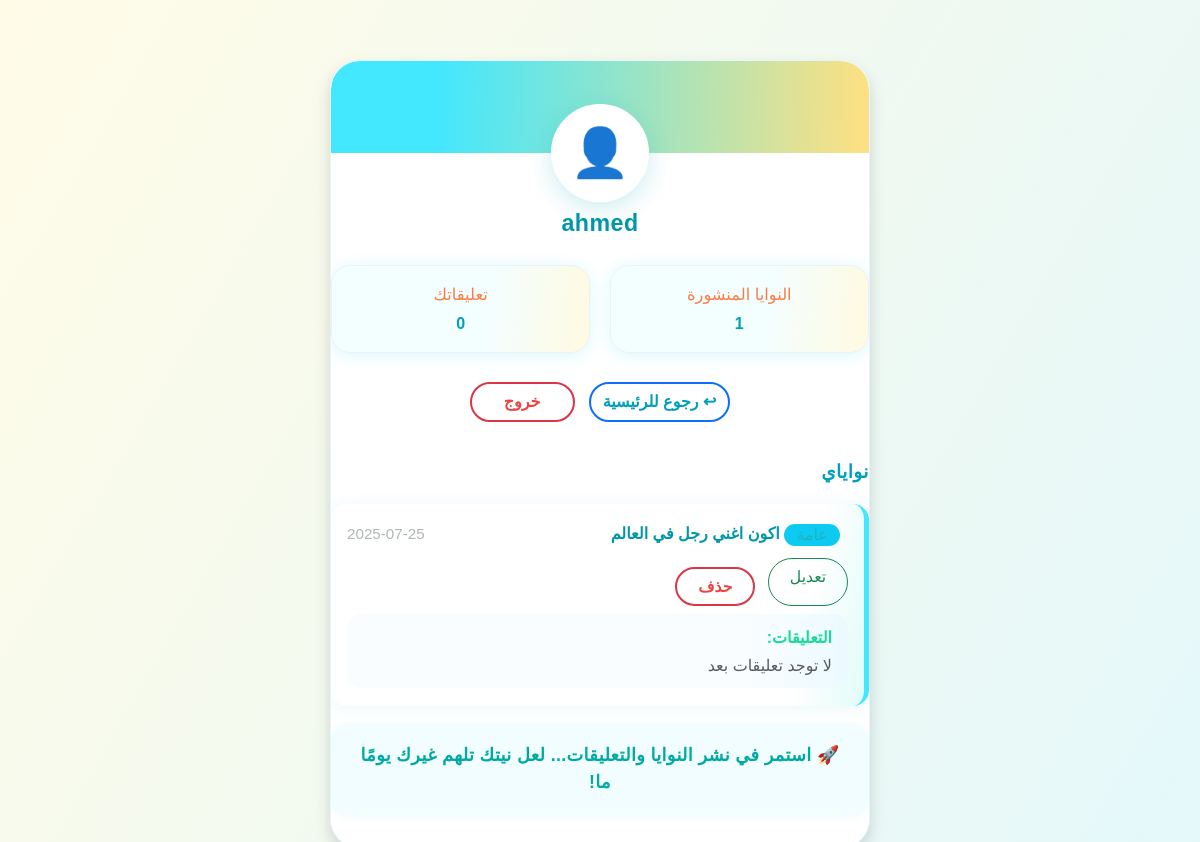
Screenshot of /profile (signed in) with the database file from the repository.
### tables this page shows
CREATE TABLE users (id INTEGER PRIMARY KEY AUTOINCREMENT, username TEXT, password TEXT);

CREATE TABLE intentions (id INTEGER PRIMARY KEY AUTOINCREMENT, user_id INTEGER, text TEXT, created_at DATE, is_public INTEGER);

### app.py (the view)
@app.route('/profile')
def profile():
    if 'user_id' not in session:
        return redirect('/login')
    con = sqlite3.connect('niya.db')
    cur = con.cursor()
    cur.execute('SELECT username FROM users WHERE id=?', (session['user_id'],))
    username = cur.fetchone()[0]
    cur.execute('SELECT COUNT(*) FROM intentions WHERE user_id=?', (session['user_id'],))
    intentions_count = cur.fetchone()[0]
    cur.execute('SELECT COUNT(*) FROM comments WHERE user_id=?', (session['user_id'],))
    comments_count = cur.fetchone()[0]
    cur.execute('SELECT id, text, created_at, is_public FROM intentions WHERE user_id=? ORDER BY created_at DESC', (session['user_id'],))
    my_intentions = cur.fetchall()
    comments_for_my_intentions = {}
    for i in my_intentions:
        cur.execute('''
            SELECT comments.text, comments.created_at
            FROM comments
            WHERE comments.intention_id = ?
            ORDER BY comments.created_at ASC
        ''', (i[0],))
        comments_for_my_intentions[i[0]] = cur.fetchall()
    con.close()
    return render_template(
        'profile.html',
        username=username,
        intentions_count=intentions_count,
        comments_count=comments_count,
        my_intentions=my_intentions,
        comments_for_my_intentions=comments_for_my_intentions
    )

### templates/profile.html (shortened to what this page needs)
<!DOCTYPE html>
<html lang="ar" dir="rtl">
<head>
  <link rel="stylesheet" href="https://cdn.jsdelivr.net/npm/bootstrap@5.3.3/dist/css/bootstrap.rtl.min.css">
</head>
<body>
<div class="profile-container shadow">
  <div class="profile-pic">
    <span>👤</span>
  </div>
  <h2>{{ username }}</h2>
  <div class="stat-row">
    <div class="stat-box">
      <span>النوايا المنشورة</span>
      {{ intentions_count }}
    </div>
    <div class="stat-box">
      <span>تعليقاتك</span>
      {{ comments_count }}
    </div>
  </div>
  <div>
    <a href="/" class="btn btn-outline-primary">↩ رجوع للرئيسية</a>
    <a href="/logout" class="btn btn-outline-danger">خروج</a>
  </div>
  <div class="my-intentions-title">نواياي</div>
  <div class="my-intentions-list">
    {% if my_intentions %}
      {% for i in my_intentions %}
        <div class="intention-card">
          <div class="d-flex justify-content-between align-items-center flex-wrap">
            <div style="color:#0197a8;font-weight:600;">
              <span class="intention-badge badge {% if i[3] %}bg-info{% else %}bg-secondary{% endif %}">
              </span>
              {{ i[1] }}
            </div>
            <span class="intention-meta">{{ i[2] }}</span>
          </div>
          <div class="intention-actions">
            <a href="/edit/{{ i[0] }}" class="btn btn-outline-success btn-sm">تعديل</a>
            <a href="/delete/{{ i[0] }}" class="btn btn-outline-danger btn-sm"
               onclick="return confirm('هل أنت متأكد أنك تريد حذف هذه النية؟');">حذف</a>
          </div>
          <div class="comments-box mt-2">
            <div style="font-weight:600;color:#19db99;margin-bottom:.3em;">التعليقات:</div>
            {% if comments_for_my_intentions[i[0]] %}
              {% for c in comments_for_my_intentions[i[0]] %}
                <div class="comment-box">
                  <span><span class="comment-author">مجهول:</span> {{ c[0] }}</span>
                  <span class="text-secondary small float-start">{{ c[1] }}</span>
                </div>
              {% endfor %}
            {% else %}
              <div class="text-muted" style="color:#bbb;">لا توجد تعليقات بعد</div>
            {% endif %}
          </div>
        </div>
      {% endfor %}
    {% else %}
      <div class="alert alert-info">لم تنشر أي نية بعد.</div>
    {% endif %}
  </div>
  <div class="profile-note mt-3">
    🚀 <b>استمر في نشر النوايا والتعليقات... لعل نيتك تلهم غيرك يومًا ما!</b>
  </div>
</div>
</body>
</html>

### templates/profile.html (style rules this page uses)
body { background: linear-gradient(120deg, #fffbe7 0%, #e4f8fa 100%); min-height: 100vh; color: #22585c; font-family: 'Tajawal', Arial, sans-serif; }
.profile-container { max-width: 540px; margin: 60px auto 32px auto; background: rgba(255,255,255,0.99); border-radius: 1.8em; box-shadow: 0 10px 46px 0 #c1f7fd35, 0 2px 8px #bcefff33; padding: 0 0 2em 0; border: 1.4px solid #e3f6ff; text-align: center; position: relative; overflow: hidden; }
.profile-pic { width: 98px; height: 98px; border-radius: 50%; background: #fff; display: flex; align-items: center; justify-content: center; font-size: 3em; color: #19db99; margin: -49px auto 8px auto; box-shadow: 0 6px 26px #009fbb33; border: 5px solid #fff; position: relative; z-index: 1; animation: profile-pop 1.2s cubic-bezier(.41,2.08,.67,.93); }
h2 { color: #0197a8; font-weight: bold; margin-bottom: 0.5em; letter-spacing: .5px; font-size: 1.45em; margin-top: 6px; text-shadow:0 1px 9px #eeffef1a; }
.stat-row { display: flex; justify-content: center; gap: 1.2em; margin: 1.7em 0 1.2em 0; }
.stat-box { flex: 1 1 0px; background: linear-gradient(97deg, #f3feff 60%, #fffae1 100%); border-radius: 1.2em; padding: 1em 0.2em; box-shadow: 0 2px 16px #8eeaf755; color: #009fbb; font-weight: 600; min-width: 108px; border:1px solid #e9f3f7; }
.stat-box span { display: block; color: #fc7c46; font-size: 1.02em; margin-bottom: 0.32em; font-weight: 400; }
.btn-outline-danger, .btn-outline-primary { border-radius: 2em; min-width: 105px; font-weight: 600; margin: 0.6em 0.3em 0 0.3em; border-width:2px; }
.btn-outline-danger { color:#ef4343; }
.btn-outline-primary { color:#009fbb; }
.profile-note { font-size: 1.11em; color: #00a9a3; background: #f2fdff; border-radius: 1em; margin-top: 2em; padding: 1.07em; box-shadow: 0 2px 8px #a7f0fc2e; letter-spacing:.02em; font-weight: 600; }
.my-intentions-title { color:#009fbb; margin: 2em 0 1em 0; font-size:1.15em; font-weight:700; letter-spacing:0.5px; text-align:right; }
.my-intentions-list { text-align: right; }
.intention-card { background: linear-gradient(100deg, #fff 87%, #e2fcf8 100%); border-radius: 1em; box-shadow: 0 2px 18px #eaf7fa; padding: 1.13em 1em .6em 1em; margin-bottom: 1.11em; border-right: 5px solid #43e7fe; position: relative; transition:.11s; }
.intention-badge { font-size: .98em; border-radius: 1em; padding: 0.22em 0.8em; vertical-align: middle; margin-right: 0.5em; font-weight:500; background: #e4fcff; color:#36a598; border:none; }
.intention-badge.bg-info { background: #e0f9ff; color: #21b1c5; }
.intention-meta { color: #b0b6b7; font-size: .95em; }
.intention-actions { margin-top: .7em; display: flex; gap: 0.5em; flex-wrap: wrap; }
.btn-sm { border-radius: 2em!important; min-width: 80px; font-size:.98em; padding:.38em 1em; }
.comments-box { background:linear-gradient(90deg, #fafdff 80%, #ebfaff 100%); border-radius:.9em; padding:.7em 1em .6em 1em; margin-top: .8em; margin-bottom:.5em; box-shadow:0 2px 8px #e4fcff17; }

### rows the page displays
users: username "ahmed"
intentions: text "اكون اغني رجل في العالم", created_at "2025-07-25", shows "لا توجد تعليقات بعد"

### other values shown
{{ intentions_count }} "1"
{{ comments_count }} "0"
